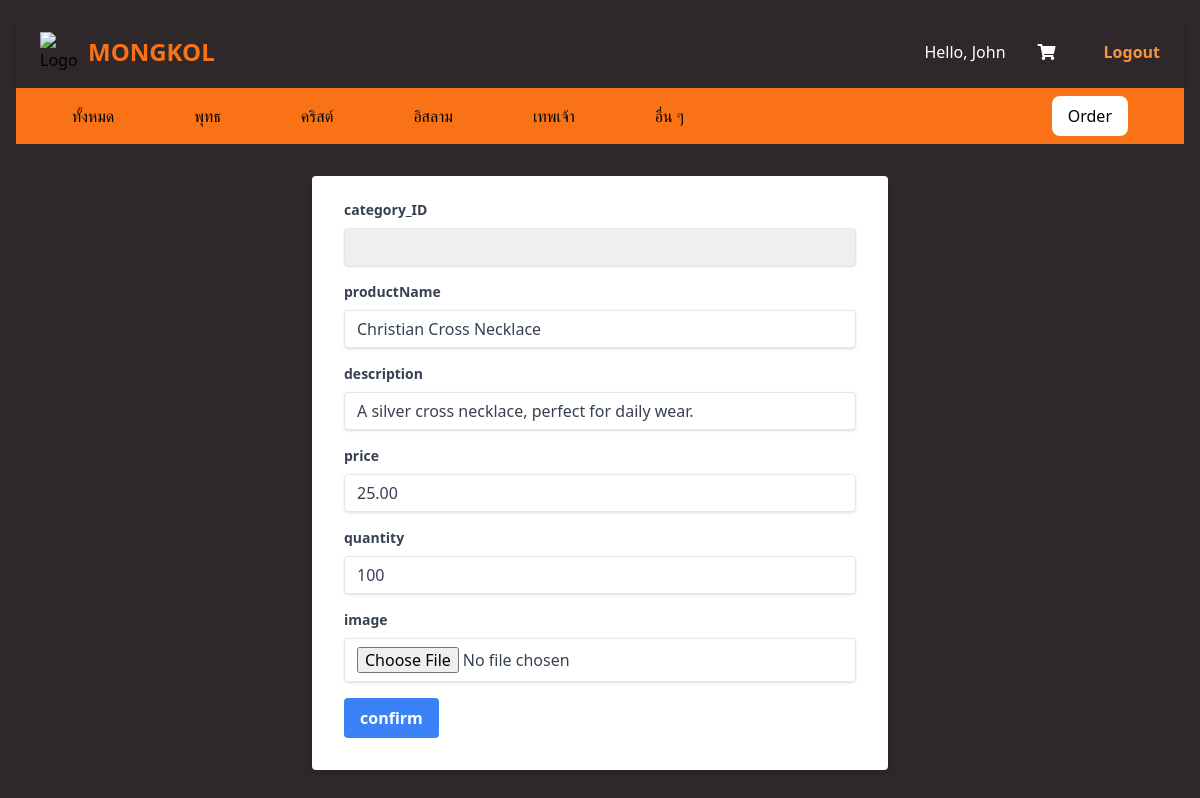
Screenshot of /seller/edit_product.php?proID=2 (signed in) with the database file from the repository.
### tables this page shows
CREATE TABLE `tbl_products` (
    `product_ID` int(11) NOT NULL AUTO_INCREMENT,
    `shop_ID` int(11) DEFAULT NULL,
    `cate_ID` int(11) DEFAULT NULL,
    `productName` varchar(100) DEFAULT NULL,
    `imgPath` varchar(255) DEFAULT NULL,
    `description` text DEFAULT NULL,
    `price` decimal(10,2) DEFAULT NULL,
    `quantity` int(11) DEFAULT NULL,
    `is_delete` int(2) DEFAULT 0,
    PRIMARY KEY (`product_ID`),
    KEY `shop_ID` (`shop_ID`),
    KEY `cate_ID` (`cate_ID`),
    FOREIGN KEY (`shop_ID`) REFERENCES `tbl_shops` (`shop_ID`),
    FOREIGN KEY (`cate_ID`) REFERENCES `tbl_categories` (`cate_ID`)
);

### seller/edit_product.php (the view, shortened to what this page needs)
<!DOCTYPE html>
<html lang="en">
<head>
</head>
<body class="m-4 bg-soft-black">
<?php
if (isset($_POST['submit'])){
    require_once("../conn.php");
    $cate_ID = $_POST['cate_ID'];
    $productName = $_POST['productName'];
    $description =  $_POST['description'];
    $price =  $_POST['price'];
    $quantity =  $_POST['quantity'];
    $img_name = $_FILES["fileToUpload"]["name"];
    $proID = $_GET['proID'];
    $target_dir = "../img/";
    $target_file = $target_dir . basename($_FILES["fileToUpload"]["name"]);
    $uploadOk = 1;
    $imageFileType = strtolower(pathinfo($target_file,PATHINFO_EXTENSION));
    if(!empty($_FILES["fileToUpload"]["name"])){
    $check = getimagesize($_FILES["fileToUpload"]["tmp_name"]);
    if($check !== false) {
        $uploadOk = 1;
    } else {
        echo "File is not an image.";
        $uploadOk = 0;
    }
    if (file_exists($target_file)) {
        echo "Sorry, file already exists.";
        $uploadOk = 0;
    }
    if ($_FILES["fileToUpload"]["size"] > 5000000) {
        echo "Sorry, your file is too large.";
        $uploadOk = 0;
    }
    if($imageFileType != "jpg" && $imageFileType != "png" && $imageFileType != "jpeg"
    && $imageFileType != "gif" ) {
        echo "Sorry, only JPG, JPEG, PNG & GIF files are allowed.";
        $uploadOk = 0;
    }
    if ($uploadOk == 0) {
        echo "Sorry, your file was not uploaded.";
    } else {
        if (move_uploaded_file($_FILES["fileToUpload"]["tmp_name"], $target_file)) {
            echo "The file ". htmlspecialchars( basename( $_FILES["fileToUpload"]["name"])). " has been uploaded.";
        } else {
            echo "Sorry, there was an error uploading your file.";
                }
    }
    $stmt = $conn->prepare("UPDATE tbl_products SET cate_ID = ?, productName = ?, description = ?, price = ?, quantity = ?, imgPath = ? WHERE product_ID = ?");
    $stmt->bind_param("sssssss",$cate_ID,$productName,$description,$price,$quantity,$img_name,$proID);
    $stmt->execute();
    $result = $stmt->get_result();
}else{
    $stmt = $conn->prepare("UPDATE tbl_products SET cate_ID = ?, productName = ?, description = ?, price = ?, quantity = ? WHERE product_ID = ?");
    $stmt->bind_param("ssssss",$cate_ID,$productName,$description,$price,$quantity,$proID);
    $stmt->execute();
    $result = $stmt->get_result();
}
    header("Location: /seller/");
    exit();
}else{
require_once("../navbar/nav_user.php");
$proID = $_GET['proID'];
$stmt = $conn->prepare("SELECT * FROM tbl_products WHERE product_ID = ?");
$stmt->bind_param("s",$proID);
$stmt->execute();
$result = $stmt->get_result();
$row = $result->fetch_assoc();
?>
<div class="w-full max-w-xl ml-auto mr-auto">
  <form class="bg-white shadow-md rounded px-8 pt-6 pb-8 mb-4" method="post" action="<?php $_SERVER['PHP_SELF'];?>" enctype="multipart/form-data">
    <div class="mb-4">
      <label class="block text-gray-700 text-sm font-bold mb-2">
        category_ID
      </label>
      <select name="cate_ID" id="cars" class="shadow appearance-none border rounded w-full py-2 px-3 text-gray-700 leading-tight focus:outline-none focus:shadow-outline">
        </select>
    </div>
    <div class="mb-4">
      <label class="block text-gray-700 text-sm font-bold mb-2">
      productName
      </label>
      <input class="shadow appearance-none border rounded w-full py-2 px-3 text-gray-700 leading-tight focus:outline-none focus:shadow-outline"  type="text" value="<?php echo $row['productName'];?>" name="productName">
    </div>
    <div class="mb-4">
      <label class="block text-gray-700 text-sm font-bold mb-2">
      description
      </label>
      <input class="shadow appearance-none border rounded w-full py-2 px-3 text-gray-700 leading-tight focus:outline-none focus:shadow-outline"  type="text" value="<?php echo $row['description'];?>" name="description">
    </div>
    <div class="mb-4">
      <label class="block text-gray-700 text-sm font-bold mb-2">
      price
      </label>
      <input class="shadow appearance-none border rounded w-full py-2 px-3 text-gray-700 leading-tight focus:outline-none focus:shadow-outline"  type="text" value="<?php echo $row['price'];?>" name="price">
    </div>
    <div class="mb-4">
      <label class="block text-gray-700 text-sm font-bold mb-2">
      quantity
      </label>
      <input class="shadow appearance-none border rounded w-full py-2 px-3 text-gray-700 leading-tight focus:outline-none focus:shadow-outline" type="text" value="<?php echo $row['quantity'];?>" name="quantity">
    </div>
    <div class="mb-4">
      <label class="block text-gray-700 text-sm font-bold mb-2">
      image
      </label>
      <input class="shadow appearance-none border rounded w-full py-2 px-3 text-gray-700 leading-tight focus:outline-none focus:shadow-outline" type="file" name="fileToUpload" id="fileToUpload">
    </div>
    <div class="flex items-center justify-between">
      <button class="bg-blue-500 hover:bg-blue-700 text-white font-bold py-2 px-4 rounded focus:outline-none focus:shadow-outline" type="submit" name ="submit">
        confirm
      </button>
    </div>
  </form>
</div>
<?php } ?>
</body>
</html>

### style.css (style rules this page uses)
.bg-soft-black { background-color: #2E282A; }

### rows the page displays
tbl_products: productName "Christian Cross Necklace", description "A silver cross necklace, perfect for daily wear.", price "25.00", quantity "100"

### other values shown
$_SESSION["firstName"] "John"
